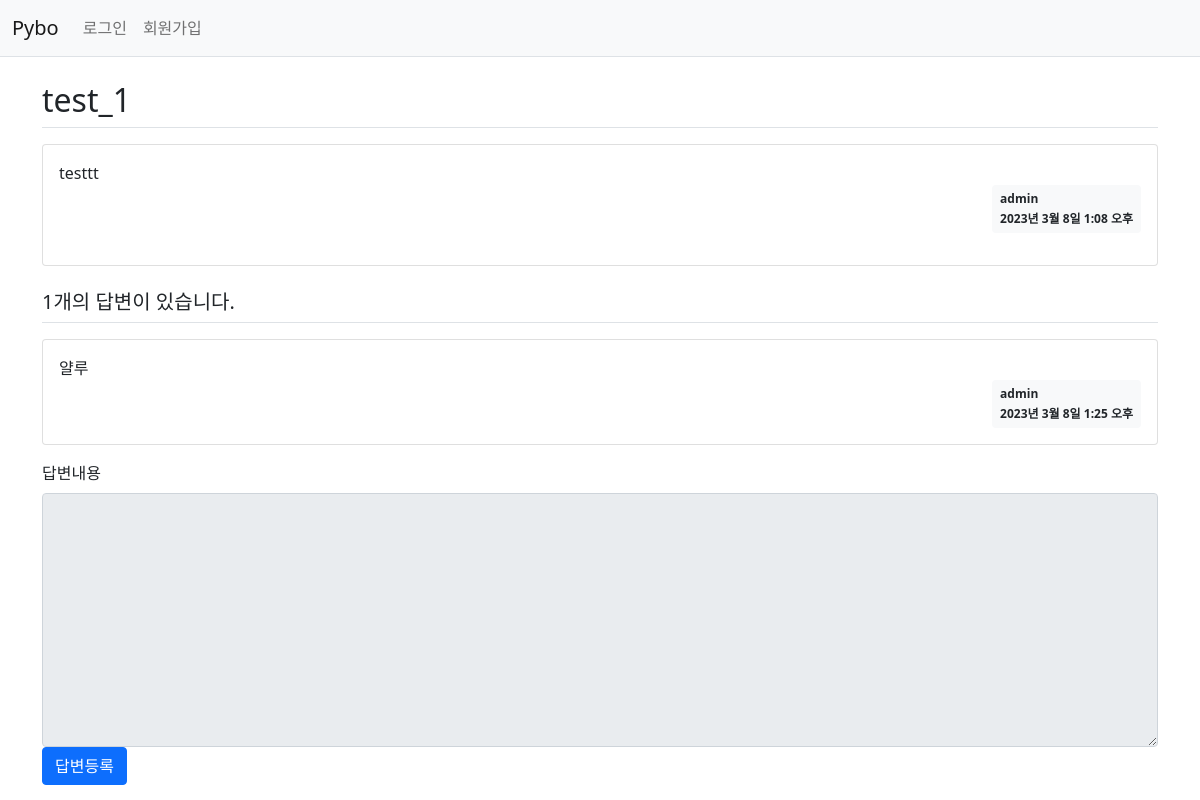
/pybo/304/, run on the app's committed database.
### pybo/models.py (models this page shows, shortened)
class Question(models.Model):
    author = models.ForeignKey(User, on_delete=models.CASCADE)
    subject= models.CharField(max_length=200)
    content = models.TextField()
    create_date = models.DateTimeField()
    modify_date = models.DateTimeField(null=True, blank=True)

class Answer(models.Model):
    author = models.ForeignKey(User, on_delete=models.CASCADE)
    question = models.ForeignKey(Question, on_delete=models.CASCADE)
    content = models.TextField()
    create_date = models.DateTimeField()
    modify_date = models.DateTimeField(null=True, blank=True)

### pybo/views.py (the view)
# urls.py: path('<int:question_id>/', views.detail, name='detail'),
def detail(request, question_id):
    question = get_object_or_404(Question, pk=question_id)
    context = {'question': question}
    return render(request, 'pybo/question_detail.html', context)

### templates/pybo/question_detail.html (shortened to what this page needs)
{% extends 'base.html' %}
{% block content %}
<div class="container my-3">
    <h2 class="border-bottom py-2">{{ question.subject }}</h2>
    <div class="card my-3">
        <div class="card-body">
            <div class="card-text" style="white-space: pre-line;">{{ question.content }}</div>
            <div class="d-flex justify-content-end">
                <div class="badge bg-light text-dark p-2 text-start">
                    <div class="mb-2">{{question.author.username}}</div>
                    <div>{{ question.create_date }}</div>
                </div>
            </div>
        </div>
    </div>
    <h5 class="border-bottom my-3 py-2">{{question.answer_set.count}}개의 답변이 있습니다.</h5>
    {% for answer in question.answer_set.all %}
    <div class="card my-3">
        <div class="card-body">
            <div class="card-text" style="white-space: pre-line;">{{ answer.content }}</div>
            <div class="d-flex justify-content-end">
                <div class="badge bg-light text-dark p-2 text-start">
                    <div class="mb-2">{{answer.author.username}}</div>
                    <div>{{ answer.create_date }}</div>
                </div>
            </div>
        </div>
    </div>
    {% endfor %}
    <form action="{% url 'pybo:answer_create' question.id %}" method="post" class="my-3">
        <div class="form-group">
            <label for="content" class="form-label">답변내용</label>
            <textarea {% if not user.is_authenticated %}disabled{% endif %}
            name="content" id="content" class="form-control" rows="10"></textarea>
        </div>
        <input type="submit" value="답변등록" class="btn btn-primary">
    </form>
</div>
{% endblock %}

### data on the page
Question: subject "test_1", content "testtt", author.username "admin", create_date "2023년 3월 8일 1:08 오후", answer_set.count "1"
Answer: content "얄루", author.username "admin", create_date "2023년 3월 8일 1:25 오후"
